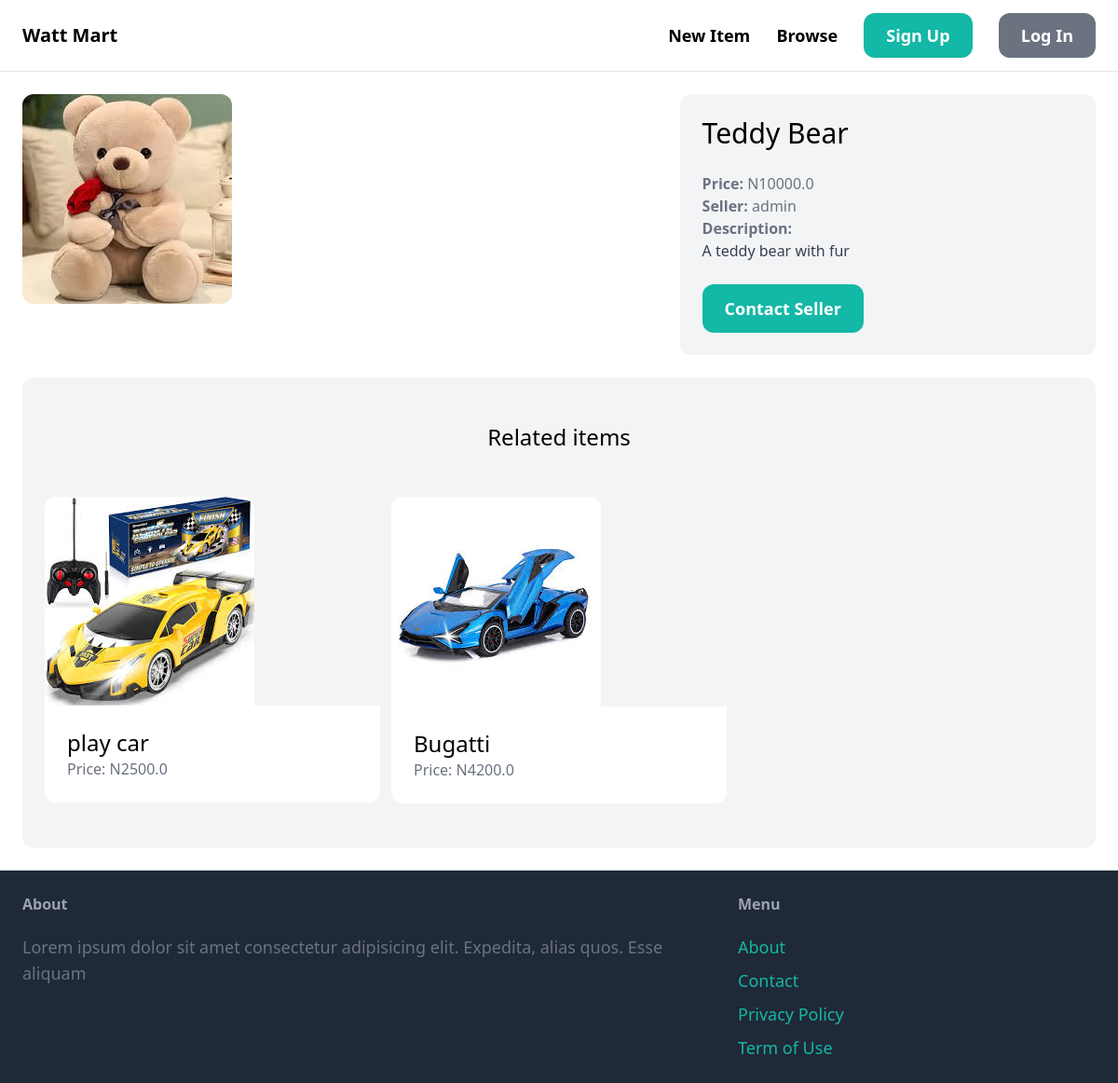
Screenshot of /items/2/ with the database file from the repository.
### item/models.py (models this page shows, shortened)
class Item(models.Model):
    category = models.ForeignKey(Category, related_name='items', on_delete=models.CASCADE)
    name = models.CharField(max_length=255)
    description = models.TextField(blank=True, null=True)
    price = models.FloatField()
    image = models.ImageField(upload_to='item_images', blank=True, null=True)
    is_sold = models.BooleanField(default=False)
    created_by = models.ForeignKey(User, related_name='item', on_delete=models.CASCADE)
    created_at = models.DateTimeField(auto_now_add=True)

### item/views.py (the view)
# urls.py: path('<int:pk>/', views.detail, name='detail'),
def detail(request, pk):
    item = get_object_or_404(Item, pk=pk)
    related_items = Item.objects.filter(category=item.category, is_sold=False ).exclude(pk=pk)[0:3]
    return render(request, 'item/detail.html', {
        'item': item,
        'related_items' : related_items
    })

### item/templates/item/detail.html (shortened to what this page needs)
{% extends 'core/base.html' %}
{% block content %}
    <div class="grid grid-cols-5 gap-6">
        <div class="col-span-3">
            <img src="{{ item.image.url }}" class="rounded-xl">
        </div>
        <div class="col-span-2 p-6 bg-gray-100 rounded-xl">
            <h1 class="mb-6 text-3xl">{{ item.name }}</h1>
            <p class="text-gray-500"><strong>Price: </strong>N{{ item.price }}</p>
            <p class="text-gray-500"><strong>Seller: </strong>{{ item.created_by.username }}</p>
            {% if item.description %}
                <p class="text-gray-700">
                    <strong class="text-gray-500">Description:</strong><br>
                    {{ item.description }}
                </p>
            {% endif %}
            <a href="#" class="inline-block mt-6 px-6 py-3 text-lg font-semibold bg-teal-500 text-white rounded-xl hover:bg-teal-700">Contact Seller</a>
        </div>
    </div>
    <div class="mt-6 px-6 py-12 bg-gray-100 rounded-xl">
        <h2 class="mb-12 text-2xl text-center">Related items</h2>
        <div class="grid grid-cols-3 gap-3">
            {% for item in related_items %}
                <div>
                    <a href="{% url 'item:detail' item.id %}">
                        <div>
                            <img src="{{ item.image.url }}" class="rounded-t-xl">
                        </div>
                        <div class="p-6 bg-white rounded-b-xl">
                            <h2 class="text-2xl">{{ item.name }}</h2>
                            <p class="text-gray-500">Price: N{{ item.price }}</p>
                        </div>
                    </a>
                </div>
            {% endfor %}
        </div>
    </div>
{%endblock%}

### rows the page displays
Item: image (picture), name "Teddy Bear", price "10000.0", created_by.username "admin", description "A teddy bear with fur"
Item: image (picture), name "play car", price "2500.0"
Item: image (picture), name "Bugatti", price "4200.0"
